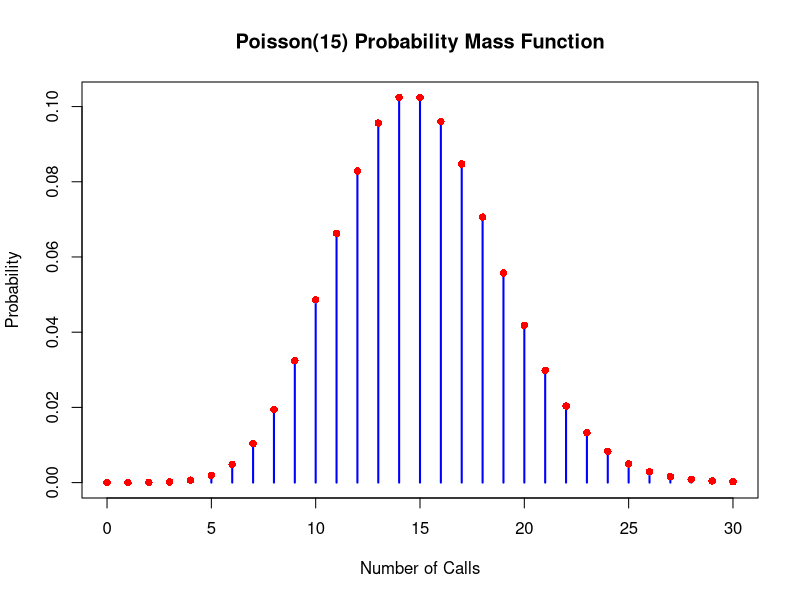
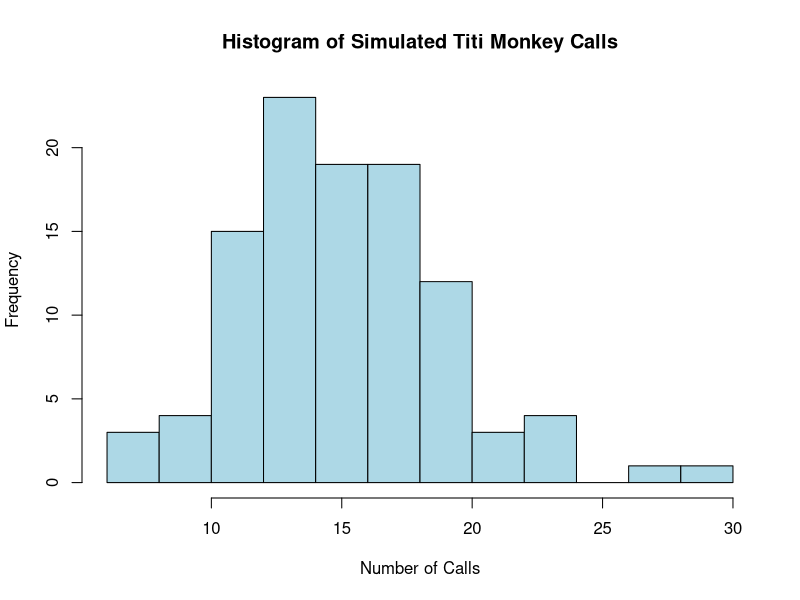
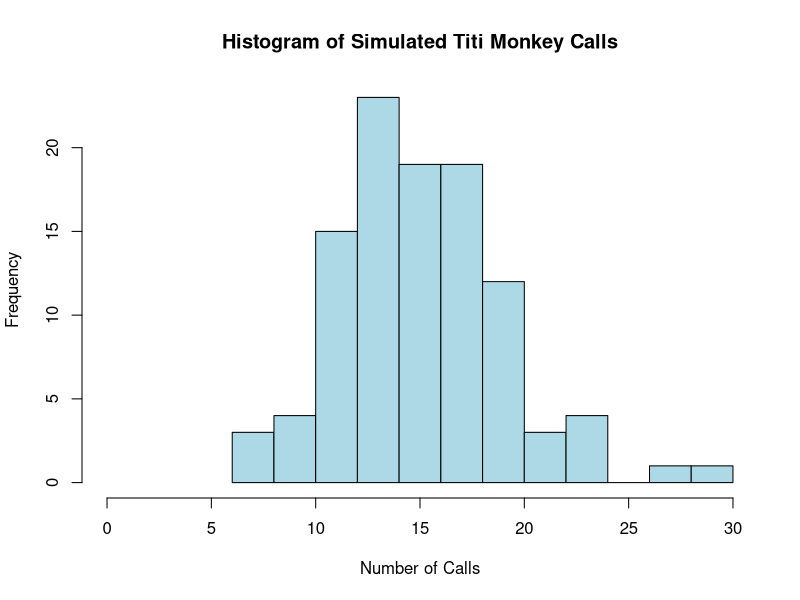

Here is the R script that generated these plots, in order:
## ---- chunk 1
probability <- 1 -ppois(8, 15)
probability

## ---- chunk 2
prob0<- dpois(0,15)
prob0
## ---- chunk 3
prob3<- dpois(3,15)
prob3
## ---- chunk 4
x_values <- 0:30
poisson_probs <- dpois(x_values, lambda = 15)
plot(x_values, poisson_probs, type = "h", lwd = 2, col = "blue",
     main = "Poisson(15) Probability Mass Function",
     xlab = "Number of Calls", ylab = "Probability")

points(x_values, poisson_probs, pch = 16, col = "red")

## ---- chunk 5
simulated_calls <- rpois(104, lambda = 15)
hist(simulated_calls, breaks = 10, col = "lightblue", border = "black",
     main = "Histogram of Simulated Titi Monkey Calls",
     xlab = "Number of Calls", ylab = "Frequency")

## ---- chunk 6
hist(simulated_calls, breaks = 10, col = "lightblue", border = "black",
     main = "Histogram of Simulated Titi Monkey Calls",
     xlab = "Number of Calls", ylab = "Frequency", xlim = c(0, 30))

